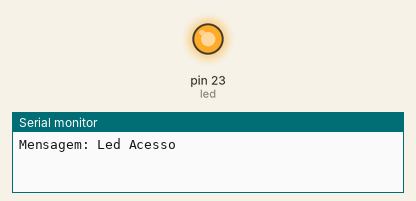
Bench run of a sketch on a simulated Arduino Mega 2560, built with avr-gcc and run on an emulated ATmega2560. Parts: output pins drawn as LEDs (lit = HIGH), the last lines printed to the serial monitor.

Above: at 2.5 s.
At 7.5 s:
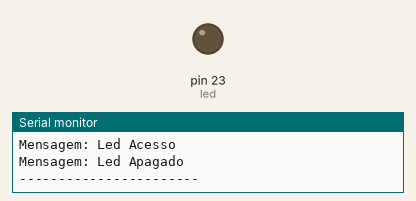
Timing chart, 0 to 13.0 s (numbered marks = the images above):
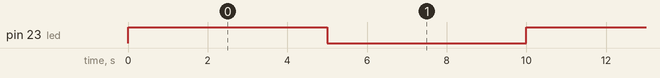

Measured:
- by itself, pin 23 (led): alternates HIGH for 5.0 s and LOW for 5.0 s

The sketch:

Serial_Blink.ino
```cpp
int led = 23;

void setup() {
  // initialize digital pin LED_BUILTIN as an output.
  pinMode(led, OUTPUT);
  Serial.begin(9600);
}

// the loop function runs over and over again forever
void loop() {
  digitalWrite(led, HIGH);  // turn the LED on (HIGH is the voltage level)
  Serial.println("Mensagem: Led Acesso");
  delay(5000);
                    // wait for a second
  digitalWrite(led, LOW);   // turn the LED off by making the voltage LOW
  Serial.println("Mensagem: Led Apagado");
  Serial.println("-----------------------");
  delay(5000);                      // wait for a second
}
```
